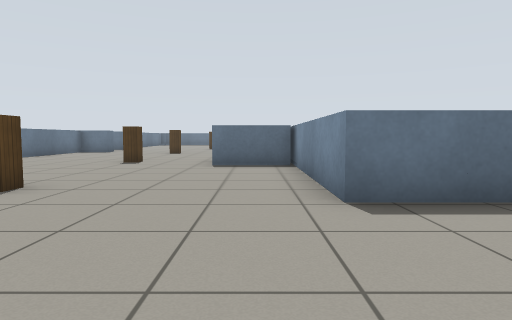
[1] (above)

24 first-person views from a walk through a world built for the Gazebo simulator. The camera is 0.72 m above the floor, tilts 4° down and sees 75° across. The floor is counted in squares, 1 m on a side. Each view is taken from the middle of a square. On the plan, view 1 faces up. The plan holds only what a view shows up to about 10 squares ahead; the rest is blank. The place goes on beyond the plan. Gazebo's built-in surfaces are drawn with simple patterns.

[2]
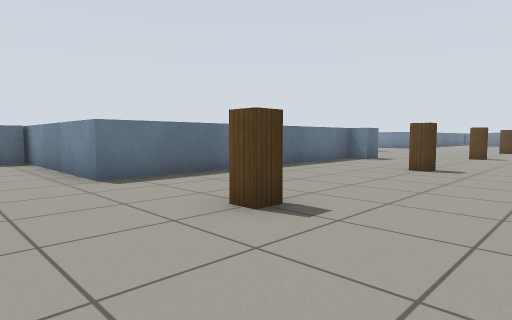

[3]
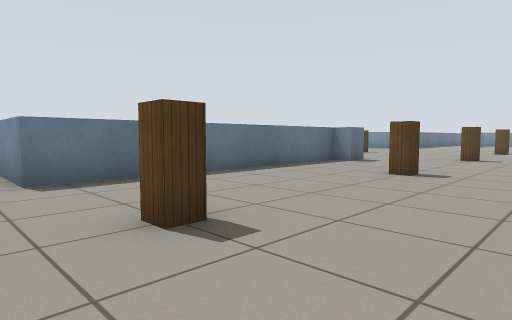

[4]
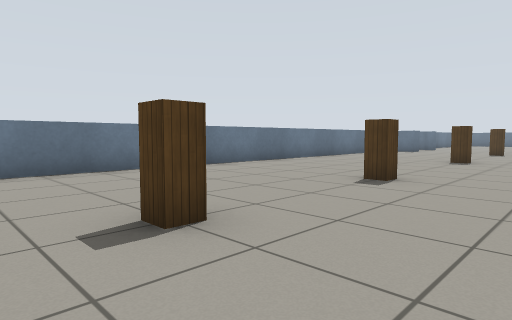

[5]
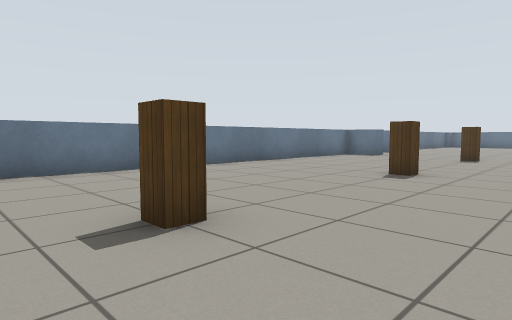

[6]
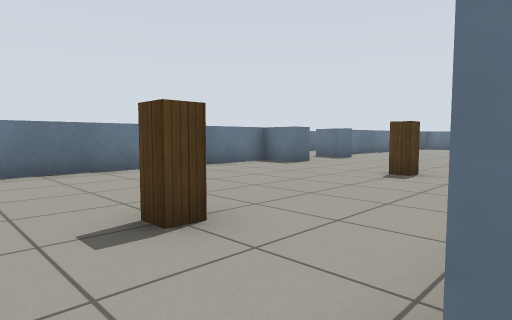

[7]
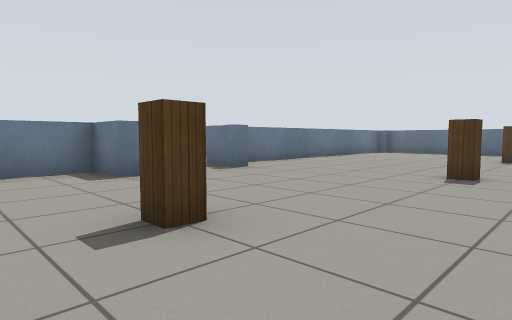

[8]
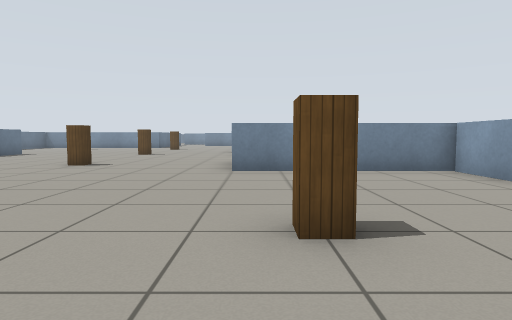

[9]
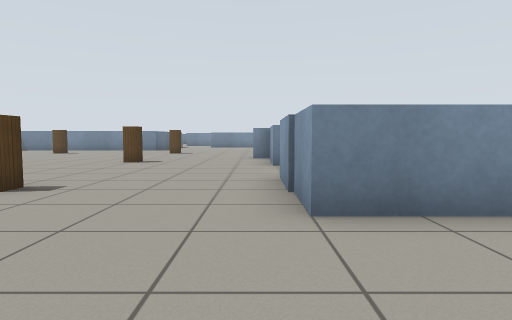

[10]
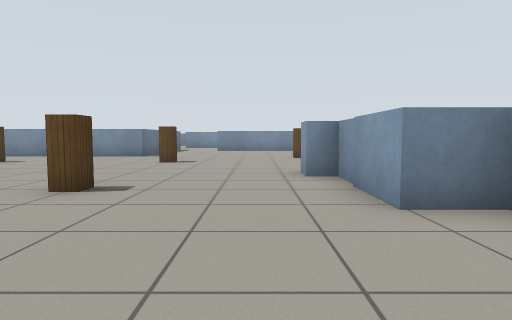

[11]
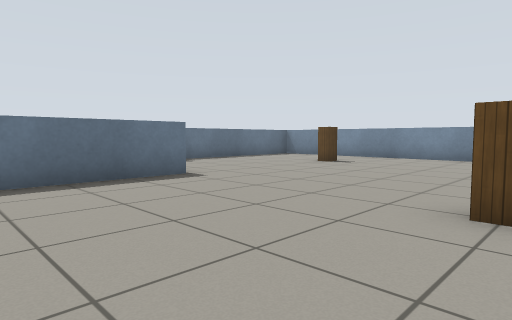

[12]
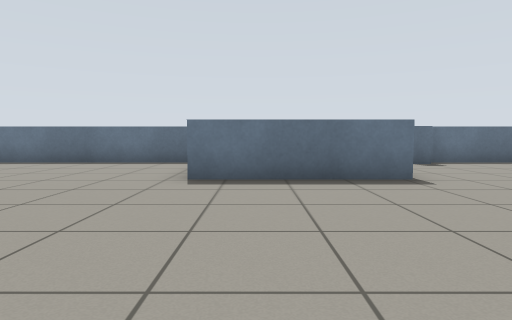

[13]
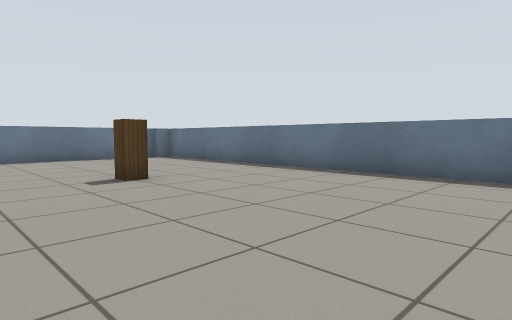

[14]
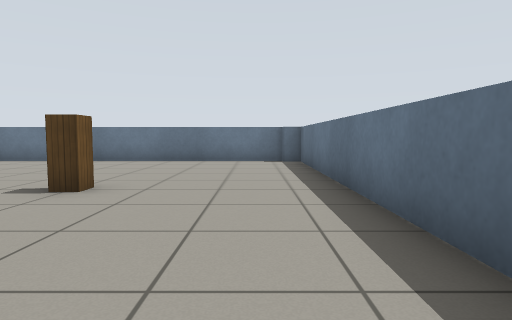

[15]
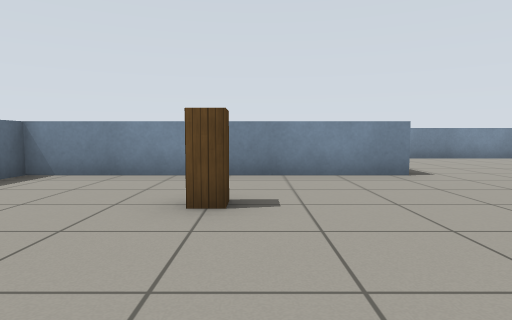

[16]
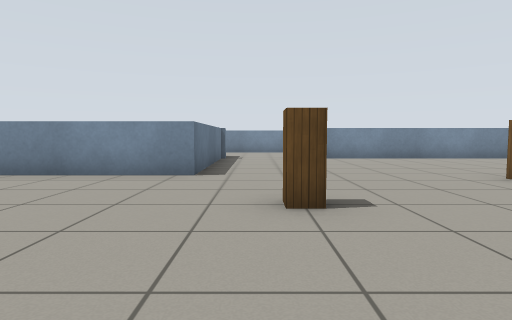

[17]
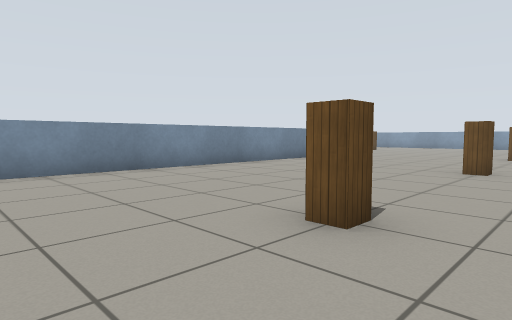

[18]
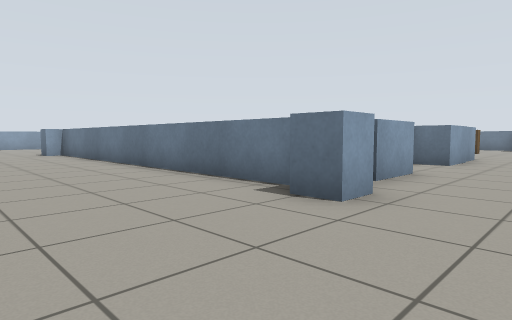

[19]
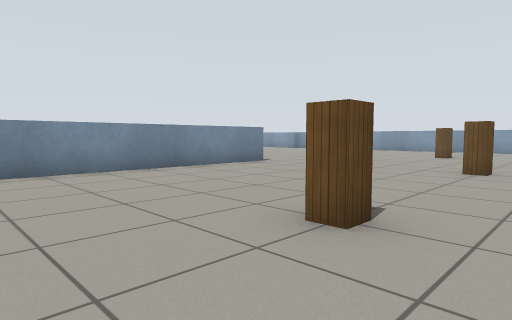

[20]
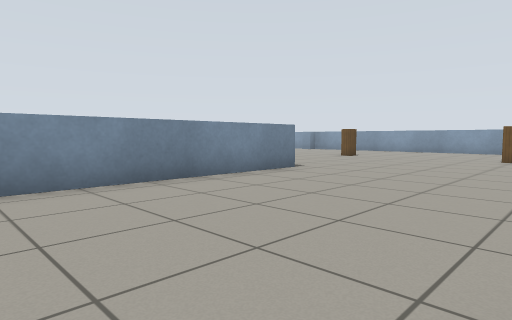

[21]
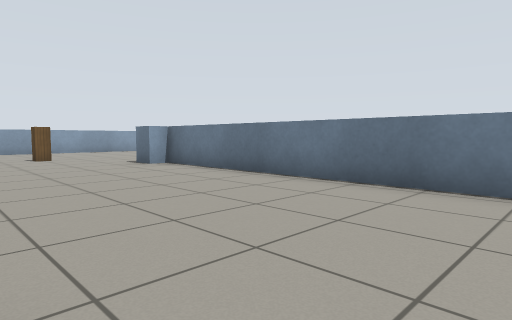

[22]
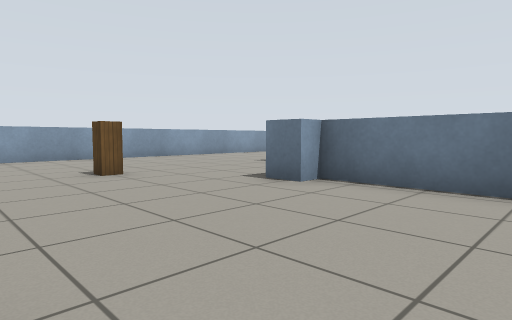

[23]
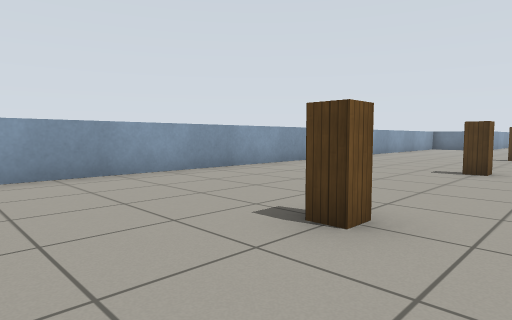

[24]
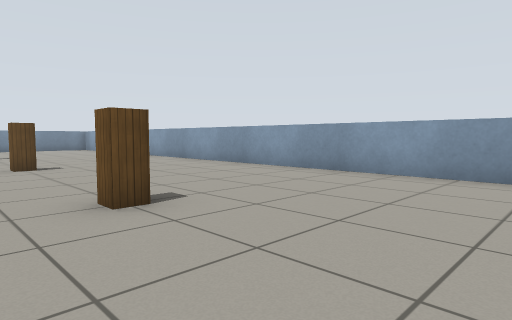

### Floor plan
Key: @ floor where view 1 was taken; # wall or solid block; . floor; = window, fence, low wall or low ledge; B wooden box.
Columns run from 8 left of view 1 to 21 right of it. Each row starts with its distance up from view 1.
 28 ============     ====  =
 27 =...........     ......=
 26 =...........    .......=
 25 =....BB.....####....BB.=
 24 =....BB.............BB.=
 23 =......................=
 22 =......................=#
 21 =......   ..............====
 20 =....BB ..BB...BB...BB......
 19 ==...BB...BB...BB...BB......
 18 .=..........................
 17  ...........................=
 16 ==...............=....BB....=
 15 =...BB...=##=..###....BB....=
 14 =...BB...=#   ## #..........=
 13 =........=       #..........=
 12  ........=       #..........=
 11 =......==#       #....BB....=
 10 =...BB.###       #....BB....=
  9 =...BB.###       #..........=
  8 =........#       #..........=
  7  ........=       #..........=
  6 =........=       #....BB....=
  5 =...BB...=#      #....BB......
  4 =...BB...=########............
  3  ................=...........
  2 =...........................
  1 =...BB...BB...BB...BB...BB...B
  0 =...BB..@BB...BB...BB...BB...B
 -1    ...........................
 -2        ......    .............
 -3                    ...........
 -4                    ===========

Positions as (right, up) in squares from view 1, and headings:
1: (0, 0), facing up
2: (-1, -2), facing up-right
3: (0, -2), facing up-right
4: (-1, -1), facing up-left
5: (-1, 3), facing up-left
6: (-1, 8), facing up-left
7: (-1, 13), facing up-left
8: (-6, 15), facing right
9: (-2, 16), facing right
10: (3, 17), facing right
11: (4, 19), facing up-right
12: (5, 19), facing up
13: (3, 22), facing up-left
14: (2, 27), facing left
15: (9, 24), facing right
16: (9, 20), facing right
17: (13, 18), facing down-right
18: (13, 18), facing down-left
19: (13, 13), facing down-right
20: (15, 12), facing down-right
21: (14, 12), facing down-left
22: (14, 7), facing down-left
23: (19, 2), facing down-left
24: (13, 2), facing down-right
